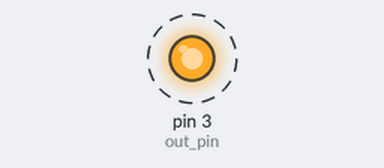
A sketch run on a simulated Arduino Uno, built with avr-gcc and run on an emulated ATmega328P. On the bench: output pins drawn as LEDs (lit = HIGH). Dashed ring = blinking.

Above: at 0.5 s.
Timing chart, 0 to 4.6 s (numbered marks = the images above):
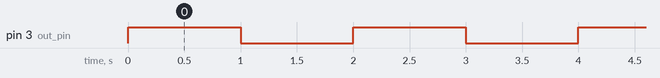

The sketch:

Motor_test.ino
```cpp
int out_pin = 3;

void setup() {
  // put your setup code here, to run once:
  pinMode(out_pin,OUTPUT);
}

void loop() {
  // put your main code here, to run repeatedly:
  digitalWrite(out_pin,HIGH);
  delay(1000);
  digitalWrite(out_pin,LOW);
  delay(1000);
}
```

Measured:
- by itself, pin 3 (out_pin): alternates HIGH for 1.0 s and LOW for 1.0 s
